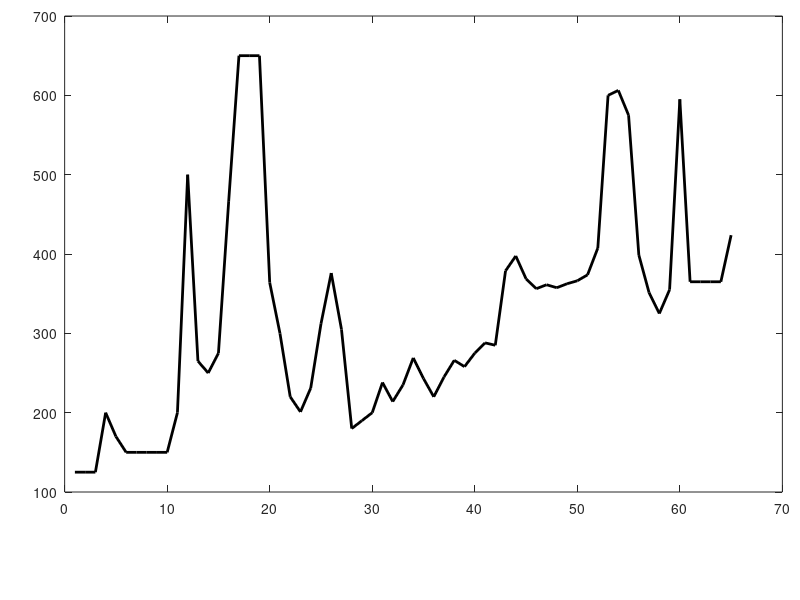

The MATLAB source for this figure: (Note: this script raises an error after producing the figure.)
%% Plot Fuelt time line
close all;
clc;
clear;

load('Fuel_Yemen_Time.mat');

% Starts May 2014 to September 2019
DS=zeros(65,1);
cc=1;
for yy=2014:2019
    if(yy==2014)
        for mm=5:12
            DS(cc) = datenum(yy,mm,15);
            cc=cc+1;
        end
    elseif(yy<2019)        
        for mm=1:12
            DS(cc) = datenum(yy,mm,15);
            cc=cc+1;
        end
    else
       for mm=1:9
           DS(cc) = datenum(yy,mm,15);
            cc=cc+1;
       end
    end
end

XTL=datestr(DS,'mm/dd/yy');
XTL([2:2:64],:)= ' ';

figure('units','normalized','outerposition',[0 0 1 1]);
subplot('Position',[0.0808,0.18,0.897162184873949,0.793313069908819]); % Creates a sub-panel to plot the figure in the x position is 0.0708 the y position is 0.163120567375887, 0.897162184873949 is the width and 0.793313069908819 is the heigt

plot([1:65],FuelTime(:,1),'k','LineWidth',2); hold on;
plot([1:65],FuelTime(:,2),'color',hex2rgb('#CB0000'),'LineWidth',2);
plot([1:65],FuelTime(:,3),'color',hex2rgb('#F5BE41'),'LineWidth',2);
set(gca,'Tickdir','out','LineWidth',2,'Fontsize',16,'XTickLabel',XTL,'XTick',[1:1:65],'YTick',[0:100:1500]);
xtickangle(45);
box off;
xlim([1 65]);
xlabel('Date','Fontsize',18);
ylabel('Price of fuel','Fontsize',18);
legend('Sana`a City','Hodeidah City','Aden');
legend box off;
%% Diesel
load('Diesel_Yemen_Time.mat');

% Starts May 2014 to September 2019
DS=zeros(65,1);
cc=1;
for yy=2014:2019
    if(yy==2014)
        for mm=5:12
            DS(cc) = datenum(yy,mm,15);
            cc=cc+1;
        end
    elseif(yy<2019)        
        for mm=1:12
            DS(cc) = datenum(yy,mm,15);
            cc=cc+1;
        end
    else
       for mm=1:9
           DS(cc) = datenum(yy,mm,15);
            cc=cc+1;
       end
    end
end

XTL=datestr(DS,'mm/dd/yy');
XTL([2:2:64],:)= ' ';

figure('units','normalized','outerposition',[0 0 1 1]);
subplot('Position',[0.0808,0.18,0.897162184873949,0.793313069908819]); % Creates a sub-panel to plot the figure in the x position is 0.0708 the y position is 0.163120567375887, 0.897162184873949 is the width and 0.793313069908819 is the heigt

plot([1:65],DieselTime(:,1),'k','LineWidth',2); hold on;
plot([1:65],DieselTime(:,2),'color',hex2rgb('#CB0000'),'LineWidth',2);
plot([1:65],DieselTime(:,3),'color',hex2rgb('#F5BE41'),'LineWidth',2);
set(gca,'Tickdir','out','LineWidth',2,'Fontsize',16,'XTickLabel',XTL,'XTick',[1:1:65],'YTick',[0:100:1500]);
xtickangle(45);
box off;
xlim([1 65]);
xlabel('Date','Fontsize',18);
ylabel('Price of diesel','Fontsize',18);
legend('Sana`a City','Hodeidah City','Aden');
legend box off;

%% Prior shellings

figure('units','normalized','outerposition',[0 0 1 1]);
subplot('Position',[0.0808,0.18,0.897162184873949,0.793313069908819]); % Creates a sub-panel to plot the figure in the x position is 0.0708 the y position is 0.163120567375887, 0.897162184873949 is the width and 0.793313069908819 is the heigt


load('PriorShelling_Yemen.mat');

SD = shaperead([ pwd '\ShapeFile\yem_admbnda_adm2_govyem_mola_20181102.shp']); % Shape file for Yemen

fS=zeros(length(SD),1);
for ii=1:length(fS)
  fS(ii)=strcmp({'Amanat Al Asimah'},SD(ii).ADM1_EN); 
end
fS=find(fS==1);

fA=zeros(length(SD),1);
for ii=1:length(fA)
  fA(ii)=strcmp({'Aden'},SD(ii).ADM1_EN); 
end

fA=find(fA==1);


SD=SD([29 31 71 fS' fA']);

ShellP(:,1)=ShellP(:,1)-min(ShellP(:,1))+1;

M=GLevelConflict(ShellP,SD,92);

load('Yemen_Air_Shelling.mat');
Mt=GLevelConflict(YASt,SD,153);

M=[M Mt];

plot([-91:153],[sum(M(3+[1:length(fS)],:),1)],'k','LineWidth',2); hold on;
plot([-91:153],[sum(M([1 2 3],:),1)],'color',hex2rgb('#CB0000'),'LineWidth',2)
plot([-91:153],[sum(M(3+length(fS)+[1:length(fA)],:),1)],'color',hex2rgb('#F5BE41'),'LineWidth',2)


startDateofSim = datenum('10-03-2016');% Start date
XTL=datestr([startDateofSim+7.*([-91:5:153])],'mm/dd/yy');

set(gca,'Tickdir','out','LineWidth',2,'Fontsize',16,'XTickLabel',XTL,'XTick',([-91:5:153]));
xtickangle(45);
box off;
xlim([-91 153]);
xlabel('Date','Fontsize',18);
ylabel('Number of attacks','Fontsize',18);
legend('Sana`a City','Hodeidah City','Aden');
legend box off;

% Attack rate


figure('units','normalized','outerposition',[0 0 1 1]);
subplot('Position',[0.0808,0.18,0.897162184873949,0.793313069908819]); % Creates a sub-panel to plot the figure in the x position is 0.0708 the y position is 0.163120567375887, 0.897162184873949 is the width and 0.793313069908819 is the heigt

[WI,Ctv,tA,Rtv,Mt,P,RC,H,WPINm,IDPt,GNZI,maxtau] = LoadYemenData;

[WId,Ctv,tA,Rtv,Mt,P,RC,H,WPINm,IDPt,GNZI,maxtau] = LoadYemenDistrictData;

startDateofSim = datenum('10-03-2016');% Start date
XTL=datestr([startDateofSim+7.*([0:5:152])],'mm/dd/yy');

plot([1:153],WI(9,:),'k','LineWidth',2); hold on;
plot([31:153],WId(22,:),'color',hex2rgb('#CB0000'),'LineWidth',2)
plot([1:153],WI(2,:),'color',hex2rgb('#F5BE41'),'LineWidth',2)

xtickangle(45);
box off;
xlim([1 153]);
ylim([0 110]);
xlabel('Date','Fontsize',18);
ylabel('Attack rate per 10,000','Fontsize',18);
legend('Sana`a City','Hodeidah City','Aden');
legend box off;

% Incidence

figure('units','normalized','outerposition',[0 0 1 1]);
subplot('Position',[0.0808,0.18,0.897162184873949,0.793313069908819]); % Creates a sub-panel to plot the figure in the x position is 0.0708 the y position is 0.163120567375887, 0.897162184873949 is the width and 0.793313069908819 is the heigt


load('Yemen_Gov_Incidence.mat');
ID=IData';
load('Yemen_District_Incidence.mat')
startDateofSim = datenum('10-03-2016');% Start date
XTL=datestr([startDateofSim+7.*([0:5:152])],'mm/dd/yy');

plot([1:153],ID(9,:),'k','LineWidth',2); hold on;
plot([31:153],IData(:,22),'color',hex2rgb('#CB0000'),'LineWidth',2)
plot([1:153],ID(2,:),'color',hex2rgb('#F5BE41'),'LineWidth',2)

xtickangle(45);
box off;
xlim([1 153]);
xlabel('Date','Fontsize',18);
ylabel('Suspected cholera cases','Fontsize',18);
legend('Sana`a City','Hodeidah City','Aden');
legend box off;

set(gca,'Tickdir','out','LineWidth',2,'Fontsize',16,'XTickLabel',XTL,'XTick',([1:5:153]));

% Map
figure('units','normalized','outerposition',[0 0 1 1]);
subplot('Position',[0.0808,0.18,0.897162184873949,0.793313069908819]); % Creates a sub-panel to plot the figure in the x position is 0.0708 the y position is 0.163120567375887, 0.897162184873949 is the width and 0.793313069908819 is the heigt


S = shaperead([ pwd '\ShapeFile\yem_admbnda_adm0_govyem_mola_20181102.shp']); % Shape file for Yemen
mapshow(S,'FaceColor','none','Edgecolor',[0 0 0],'LineWidth',2,'Facealpha',1); hold on
S = shaperead([ pwd '\ShapeFile\yem_admbnda_adm1_govyem_mola_20181102.shp']); % Shape file for Yemen
mapshow(S(9),'FaceColor','k','Edgecolor',[0 0 0],'LineWidth',2,'Facealpha',0.35); hold on
mapshow(S(2),'FaceColor',hex2rgb('#F5BE41'),'Edgecolor',hex2rgb('#F5BE41'),'LineWidth',2,'Facealpha',0.35); hold on
SD = shaperead([ pwd '\ShapeFile\yem_admbnda_adm2_govyem_mola_20181102.shp']); % Shape file for Yemen
mapshow(SD([29 31 71]),'FaceColor',hex2rgb('#CB0000'),'Edgecolor',hex2rgb('#CB0000'),'LineWidth',2,'Facealpha',0.35); hold on
axis off
mx=44.11;
MXx=44.4;
my=15.29;
Mxy=15.62;
plot(linspace(mx,MXx,101),my.*ones(101,1),linspace(mx,MXx,101),Mxy.*ones(101,1),mx*ones(101,1),linspace(my,Mxy,101),MXx*ones(101,1),linspace(my,Mxy,101),'color',[0 0 0],'LineWidth',2);

mx=42.77;
MXx=43.08;
my=14.67;
Mxy=14.94;
plot(linspace(mx,MXx,101),my.*ones(101,1),linspace(mx,MXx,101),Mxy.*ones(101,1),mx*ones(101,1),linspace(my,Mxy,101),MXx*ones(101,1),linspace(my,Mxy,101),'color',hex2rgb('#CB0000'),'LineWidth',2);


mx=43.34;
MXx=45.13;
my=12.57;
Mxy=12.97;
plot(linspace(mx,MXx,101),my.*ones(101,1),linspace(mx,MXx,101),Mxy.*ones(101,1),mx*ones(101,1),linspace(my,Mxy,101),MXx*ones(101,1),linspace(my,Mxy,101),'color',hex2rgb('#F5BE41'),'LineWidth',2);
S = shaperead([ pwd '\ShapeFile\yem_admbnda_adm0_govyem_mola_20181102.shp']); % Shape file for Yemen

fS=zeros(length(SD),1);
for ii=1:length(fS)
  fS(ii)=strcmp({'Amanat Al Asimah'},SD(ii).ADM1_EN); 
end
fS=find(fS==1);

fA=zeros(length(SD),1);
for ii=1:length(fA)
  fA(ii)=strcmp({'Aden'},SD(ii).ADM1_EN); 
end

fA=find(fA==1);

figure('units','normalized','outerposition',[0 0 1 1]);
subplot('Position',[0.0808,0.18,0.897162184873949,0.793313069908819]); % Creates a sub-panel to plot the figure in the x position is 0.0708 the y position is 0.163120567375887, 0.897162184873949 is the width and 0.793313069908819 is the heigt
mapshow(S,'FaceColor','none','Edgecolor',[0 0 0],'LineWidth',2,'Facealpha',1); hold on
mapshow(SD([29 31 71]),'FaceColor',hex2rgb('#CB0000'),'Edgecolor',hex2rgb('#CB0000'),'LineWidth',2,'Facealpha',0.35); hold on

mx=42.77;
MXx=43.08;
my=14.67;
Mxy=14.94;
plot(linspace(mx,MXx,101),my.*ones(101,1),linspace(mx,MXx,101),Mxy.*ones(101,1),mx*ones(101,1),linspace(my,Mxy,101),MXx*ones(101,1),linspace(my,Mxy,101),'color',hex2rgb('#CB0000'),'LineWidth',3);

axis off
xlim([42.77 43.08]);
ylim([14.67 14.94]);
figure('units','normalized','outerposition',[0 0 1 1]);
subplot('Position',[0.0808,0.18,0.897162184873949,0.793313069908819]); % Creates a sub-panel to plot the figure in the x position is 0.0708 the y position is 0.163120567375887, 0.897162184873949 is the width and 0.793313069908819 is the heigt
mapshow(S,'FaceColor','none','Edgecolor',[0 0 0],'LineWidth',2,'Facealpha',1); hold on
mapshow(SD(fS),'FaceColor','k','Edgecolor','k','LineWidth',2,'Facealpha',0.35); hold on

mx=44.11;
MXx=44.4;
my=15.29;
Mxy=15.62;
plot(linspace(mx,MXx,101),my.*ones(101,1),linspace(mx,MXx,101),Mxy.*ones(101,1),mx*ones(101,1),linspace(my,Mxy,101),MXx*ones(101,1),linspace(my,Mxy,101),'color',[0 0 0],'LineWidth',3);
axis off

xlim([44.11 44.4]);
ylim([15.29 15.62]);
figure('units','normalized','outerposition',[0 0 1 1]);
subplot('Position',[0.0808,0.18,0.897162184873949,0.793313069908819]); % Creates a sub-panel to plot the figure in the x position is 0.0708 the y position is 0.163120567375887, 0.897162184873949 is the width and 0.793313069908819 is the heigt
mapshow(S,'FaceColor','none','Edgecolor',[0 0 0],'LineWidth',2,'Facealpha',1); hold on
mapshow(SD(fA),'FaceColor',hex2rgb('#F5BE41'),'Edgecolor',hex2rgb('#F5BE41'),'LineWidth',2,'Facealpha',0.35); hold on


mx=43.34;
MXx=45.13;
my=12.57;
Mxy=12.97;
plot(linspace(mx,MXx,101),my.*ones(101,1),linspace(mx,MXx,101),Mxy.*ones(101,1),mx*ones(101,1),linspace(my,Mxy,101),MXx*ones(101,1),linspace(my,Mxy,101),'color',hex2rgb('#F5BE41'),'LineWidth',3);

xlim([43.34 45.13]);
ylim([12.57 12.97]);
axis off